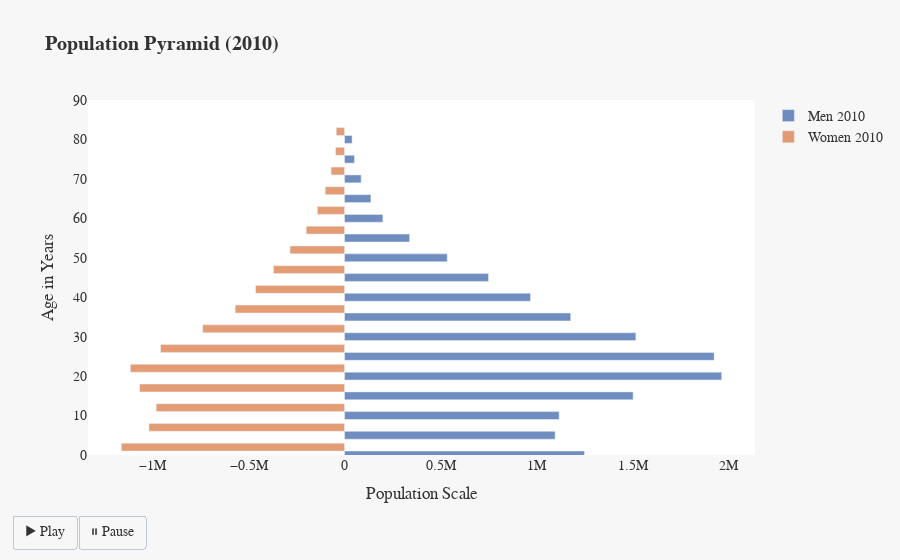

The notebook cell this image was saved under:
### Markdown cell above
# Deliverable 5: Animated Population Pyramid for Saudi Arabia

### Code cell
def animated_population_pyramid(df, years):
    years = [str(year) for year in years if str(year) in df.index]
    if not years:
        return "Please ensure all selected years are within your dataframe."

    def get_bars(year):
        """Returns bars for a given year (Men & Women)."""
        return [
            go.Bar(x=df.loc[year].filter(like="Male").values, 
                   y=[int(s[:2])+1 for s in age_ranges],
                   orientation='h', name=f'Men {year}',
                   marker=dict(color='#4C72B0'), opacity=0.8),
            
            go.Bar(x=-df.loc[year].filter(like="Female").values, 
                   y=[int(s[:2])+1 for s in age_ranges],
                   orientation='h', name=f'Women {year}',
                   marker=dict(color='#DD8452'), opacity=0.8)
        ]

    # Create figure with first year's data
    fig = go.Figure(
        data=get_bars(years[0]),
        layout=go.Layout(
            title=f"<b>Population Pyramid ({years[0]})</b>",
            xaxis=dict(title="Population Scale", showgrid=True, zeroline=False),
            yaxis=dict(title="Age in Years", range=[0, 90], showgrid=True),
            paper_bgcolor="#F7F7F7",  # Light background
            plot_bgcolor="#FFFFFF",   # White plot background
            font=dict(family="Arial, sans-serif", size=14, color="#333333"),
            updatemenus=[{
                "buttons": [
                    {"args": [None, {"frame": {"duration": 1500, "redraw": True}, "fromcurrent": True}],
                     "label": "▶ Play", "method": "animate"},
                    {"args": [[None], {"frame": {"duration": 0, "redraw": True}, "mode": "immediate",
                                       "transition": {"duration": 0}}],
                     "label": "⏸ Pause", "method": "animate"}
                ],
                "direction": "left", "pad": {"r": 10, "t": 60},
                "showactive": False, "type": "buttons", "x": 0.1, "xanchor": "right", "y": 0, "yanchor": "top"
            }]
        )
    )

    # Add animation frames
    fig.frames = [go.Frame(data=get_bars(year), name=year) for year in years]

    # Display the animated plot
    pyo.iplot(fig)

# Example function call
animated_population_pyramid(sau_df, range(2010, 1960, -20))

### Figure 1 — Plotly figure (JSON) as saved in the notebook; plotly's stock layout.template omitted (floating-point values rounded to 4 significant figures)
{"data": [{"marker": {"color": "#4C72B0"}, "name": "Men 2010", "opacity": 0.8, "orientation": "h", "type": "bar", "x": [1249301, 1096352, 1117157, 1502603, 1963476, 1924160, 1516732, 1177406, 968323, 749507, 534577, 338597, 199586, 137143, 86511, 51572, 39142], "y": [1, 6, 11, 16, 21, 26, 31, 36, 41, 46, 51, 56, 61, 66, 71, 76, 81]}, {"marker": {"color": "#DD8452"}, "name": "Women 2010", "opacity": 0.8, "orientation": "h", "type": "bar", "x": [-1162106, -1018409, -980633, -1066853, -1114922, -957661, -738483, -569255, -463098, -369772, -283682, -199683, -141466, -100625, -70011, -46637, -43048], "y": [1, 6, 11, 16, 21, 26, 31, 36, 41, 46, 51, 56, 61, 66, 71, 76, 81]}], "layout": {"font": {"color": "#333333", "family": "Arial, sans-serif", "size": 14}, "paper_bgcolor": "#F7F7F7", "plot_bgcolor": "#FFFFFF", "title": {"text": "<b>Population Pyramid (2010)</b>"}, "updatemenus": [{"buttons": [{"args": [null, {"frame": {"duration": 1500, "redraw": true}, "fromcurrent": true}], "label": "▶ Play", "method": "animate"}, {"args": [[null], {"frame": {"duration": 0, "redraw": true}, "mode": "immediate", "transition": {"duration": 0}}], "label": "⏸ Pause", "method": "animate"}], "direction": "left", "pad": {"r": 10, "t": 60}, "showactive": false, "type": "buttons", "x": 0.1, "xanchor": "right", "y": 0, "yanchor": "top"}], "xaxis": {"showgrid": true, "title": {"text": "Population Scale"}, "zeroline": false}, "yaxis": {"range": [0, 90], "showgrid": true, "title": {"text": "Age in Years"}}}}
